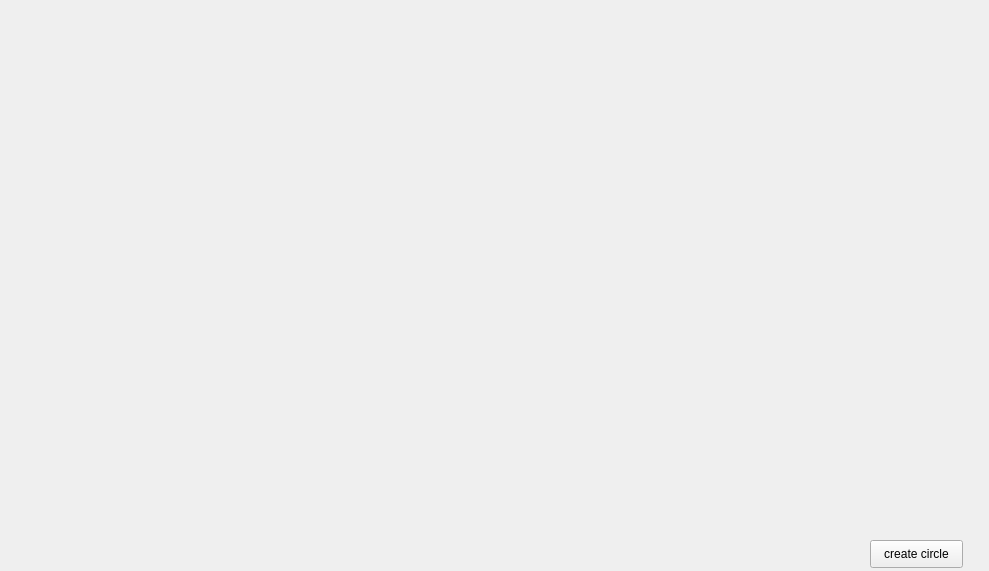
<?xml version="1.0" encoding="UTF-8"?>
<ui version="4.0">
 <class>Form</class>
 <widget class="QWidget" name="Form">
  <property name="geometry">
   <rect>
    <x>0</x>
    <y>0</y>
    <width>989</width>
    <height>571</height>
   </rect>
  </property>
  <property name="windowTitle">
   <string>Form</string>
  </property>
  <widget class="QLabel" name="canvas">
   <property name="geometry">
    <rect>
     <x>14</x>
     <y>15</y>
     <width>961</width>
     <height>511</height>
    </rect>
   </property>
   <property name="text">
    <string/>
   </property>
  </widget>
  <widget class="QPushButton" name="newCircle">
   <property name="geometry">
    <rect>
     <x>870</x>
     <y>540</y>
     <width>93</width>
     <height>28</height>
    </rect>
   </property>
   <property name="text">
    <string>create circle</string>
   </property>
  </widget>
 </widget>
 <resources/>
 <connections/>
</ui>
